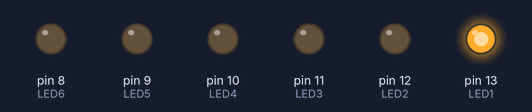
The sketch below on a simulated Arduino Uno, built with avr-gcc and run on an emulated ATmega328P. On the bench: output pins drawn as LEDs (lit = HIGH).

Above: at 0.05 s.
At 0.56 s:
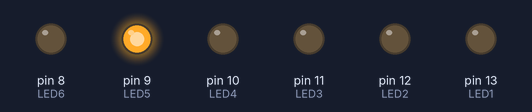
At 0.96 s:
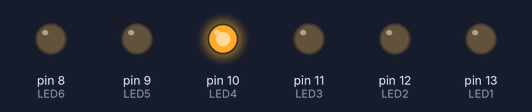
At 1.2 s:
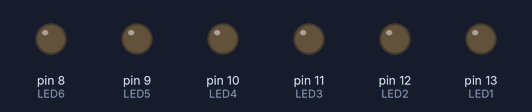
At 2.17 s:
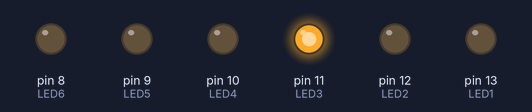
At 3.07 s:
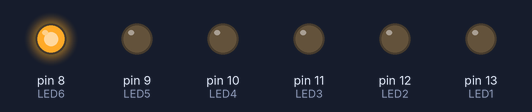
Timing chart, 0 to 3.4 s (numbered marks = the images above):
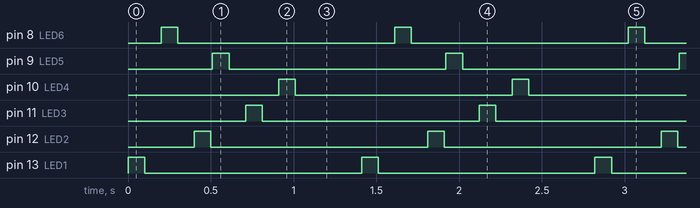

The sketch:

LED.ino
```cpp
int LED1 = 13;
int LED2 = 12;
int LED3 = 11;
int LED4 = 10;
int LED5 = 9;
int LED6 = 8;


void setup() {
  // put your setup code here, to run once:
  pinMode (LED1, OUTPUT);
  pinMode (LED2, OUTPUT);
  pinMode (LED3, OUTPUT);
  pinMode (LED4, OUTPUT);
  pinMode (LED5, OUTPUT);
  pinMode (LED6, OUTPUT);

}

void loop() {
  // put your main code here, to run repeatedly:
  digitalWrite(LED1, HIGH);
  delay(100);
  digitalWrite(LED1, LOW);
  delay(100);
  digitalWrite(LED6, HIGH);
  delay(100);
  digitalWrite(LED6, LOW);
  delay(100);
  digitalWrite(LED2, HIGH);
  delay(100);
  digitalWrite(LED2, LOW);
  delay(10);
  digitalWrite(LED5, HIGH);
  delay(100);
  digitalWrite(LED5, LOW);
  delay(100);
  digitalWrite(LED3, HIGH);
  delay(100);
  digitalWrite(LED3, LOW);
  delay(100);
  digitalWrite(LED4, HIGH);
  delay(100);
  digitalWrite(LED4, LOW);
  delay(100);
  digitalWrite(LED6, LOW);
  delay(50);
  digitalWrite(LED1, LOW);
  delay(50);
  digitalWrite(LED5, LOW);
  delay(50);
  digitalWrite(LED2, LOW);
  delay(50);
  digitalWrite(LED4, LOW);
  delay(50);
  digitalWrite(LED3, LOW);
  delay(50);

}
```

Measured:
- by itself, pin 8 (LED6), pin 9 (LED5), pin 10 (LED4), pin 11 (LED3), pin 12 (LED2), pin 13 (LED1): alternates HIGH for 0.10 s and LOW for 1.3 s
- by itself, everything shown: repeats every 1.4 s, in 11 steps
